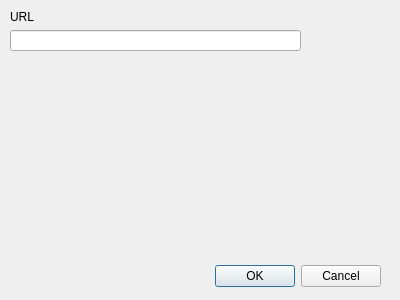
<?xml version="1.0" encoding="UTF-8"?>
<ui version="4.0">
 <class>Dialog</class>
 <widget class="QDialog" name="Dialog">
  <property name="geometry">
   <rect>
    <x>0</x>
    <y>0</y>
    <width>400</width>
    <height>300</height>
   </rect>
  </property>
  <property name="windowTitle">
   <string>Options</string>
  </property>
  <widget class="QDialogButtonBox" name="buttonBox">
   <property name="geometry">
    <rect>
     <x>40</x>
     <y>260</y>
     <width>341</width>
     <height>32</height>
    </rect>
   </property>
   <property name="orientation">
    <enum>Qt::Horizontal</enum>
   </property>
   <property name="standardButtons">
    <set>QDialogButtonBox::Cancel|QDialogButtonBox::Ok</set>
   </property>
  </widget>
  <widget class="QgsFilterLineEdit" name="lineUrl">
   <property name="geometry">
    <rect>
     <x>10</x>
     <y>30</y>
     <width>291</width>
     <height>21</height>
    </rect>
   </property>
   <property name="text">
    <string/>
   </property>
   <property name="value">
    <string/>
   </property>
   <property name="qgisRelation" stdset="0">
    <string notr="true"/>
   </property>
  </widget>
  <widget class="QLabel" name="lblUrl">
   <property name="geometry">
    <rect>
     <x>10</x>
     <y>10</y>
     <width>47</width>
     <height>13</height>
    </rect>
   </property>
   <property name="text">
    <string>URL</string>
   </property>
  </widget>
 </widget>
 <customwidgets>
  <customwidget>
   <class>QgsFilterLineEdit</class>
   <extends>QLineEdit</extends>
   <header>qgsfilterlineedit.h</header>
  </customwidget>
 </customwidgets>
 <resources/>
 <connections>
  <connection>
   <sender>buttonBox</sender>
   <signal>accepted()</signal>
   <receiver>Dialog</receiver>
   <slot>accept()</slot>
   <hints>
    <hint type="sourcelabel">
     <x>248</x>
     <y>254</y>
    </hint>
    <hint type="destinationlabel">
     <x>157</x>
     <y>274</y>
    </hint>
   </hints>
  </connection>
  <connection>
   <sender>buttonBox</sender>
   <signal>rejected()</signal>
   <receiver>Dialog</receiver>
   <slot>reject()</slot>
   <hints>
    <hint type="sourcelabel">
     <x>316</x>
     <y>260</y>
    </hint>
    <hint type="destinationlabel">
     <x>286</x>
     <y>274</y>
    </hint>
   </hints>
  </connection>
 </connections>
</ui>
